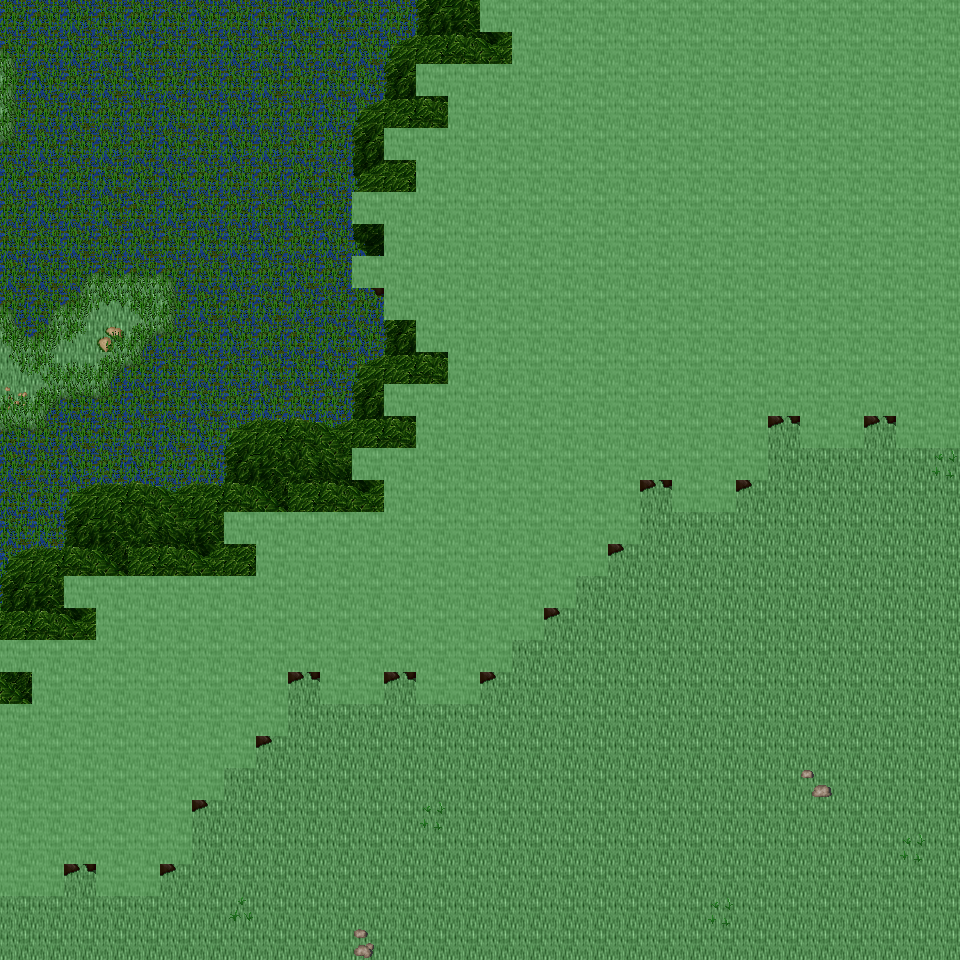

Below is a game level as drawn by its tile map, then a one-line description and the .tmx that defines it (tile-layer data replaced by summaries):
An orthogonal 30x30 tile map with 32x32 px tiles, 6 tile layers (Ground, Object, Object2, Above, ...), 31 tilesets and 6 objects (6x mapExit).

<map version="1.0" orientation="orthogonal" renderorder="right-down" width="30" height="30" tilewidth="32" tileheight="32" nextobjectid="7">
  <tileset firstgid="1" name="tileset_ground_ground" tilewidth="32" tileheight="32" tilecount="33" columns="3">
    <image source="../drawable/tileset_ground_ground.png" width="96" height="352" />
  </tileset>
  <tileset firstgid="34" name="tileset_plant_flower_daisy_white" tilewidth="32" tileheight="32" tilecount="8" columns="2">
    <image source="../drawable/tileset_plant_flower_daisy_white.png" width="64" height="128" />
  </tileset>
  <tileset firstgid="42" name="tileset_ground_grass_edges" tilewidth="32" tileheight="32" tilecount="36" columns="12">
    <image source="../drawable/tileset_ground_grass_edges.png" width="384" height="96" />
  </tileset>
  <tileset firstgid="78" name="tileset_ground_grass_corners" tilewidth="32" tileheight="32" tilecount="24" columns="6">
    <image source="../drawable/tileset_ground_grass_corners.png" width="192" height="128" />
  </tileset>
  <tileset firstgid="102" name="tileset_plant_grasses" tilewidth="32" tileheight="32" tilecount="6" columns="3">
    <image source="../drawable/tileset_plant_grasses.png" width="96" height="64" />
  </tileset>
  <tileset firstgid="108" name="tileset_ground_rock_pebbles" tilewidth="32" tileheight="32" tilecount="3" columns="1">
    <image source="../drawable/tileset_ground_rock_pebbles.png" width="32" height="96" />
  </tileset>
  <tileset firstgid="111" name="tileset_ground_earth_edges" tilewidth="32" tileheight="32" tilecount="18" columns="6">
    <image source="../drawable/tileset_ground_earth_edges.png" width="192" height="96" />
  </tileset>
  <tileset firstgid="129" name="tileset_item_corpse_skull_pale" tilewidth="32" tileheight="32" tilecount="2" columns="2">
    <image source="../drawable/tileset_item_corpse_skull_pale.png" width="64" height="32" />
  </tileset>
  <tileset firstgid="131" name="tileset_logic_creature_undead" tilewidth="32" tileheight="32" tilecount="16" columns="8">
    <image source="../drawable/tileset_logic_creature_undead.png" width="256" height="64" />
  </tileset>
  <tileset firstgid="147" name="tileset_logic_collision" tilewidth="32" tileheight="32" tilecount="1" columns="1">
    <image source="../drawable/tileset_logic_collision.png" width="32" height="32" />
  </tileset>
  <tileset firstgid="148" name="tileset_logic_creature_undead_fallen" tilewidth="32" tileheight="32" tilecount="16" columns="8">
    <image source="../drawable/tileset_logic_creature_undead_fallen.png" width="256" height="64" />
  </tileset>
  <tileset firstgid="164" name="tileset_ground_water_swamp_water" tilewidth="32" tileheight="32" tilecount="33" columns="3">
    <image source="../drawable/tileset_ground_water_swamp_water.png" width="96" height="352" />
  </tileset>
  <tileset firstgid="197" name="tileset_plant_tree_tree_darkgreen" tilewidth="32" tileheight="32" tilecount="88" columns="8">
    <image source="../drawable/tileset_plant_tree_tree_darkgreen.png" width="256" height="352" />
  </tileset>
  <tileset firstgid="285" name="tileset_building_death_tower" tilewidth="32" tileheight="32" tilecount="252" columns="9">
    <image source="../drawable/tileset_building_death_tower.png" width="288" height="896" />
  </tileset>
  <tileset firstgid="537" name="tileset_ground_ridge_earth_dark" tilewidth="32" tileheight="32" tilecount="96" columns="12">
    <image source="../drawable/tileset_ground_ridge_earth_dark.png" width="384" height="256" />
  </tileset>
  <tileset firstgid="633" name="tileset_plant_tree_dead_tree_2" tilewidth="32" tileheight="32" tilecount="20" columns="4">
    <image source="../drawable/tileset_plant_tree_dead_tree_2.png" width="128" height="160" />
  </tileset>
  <tileset firstgid="653" name="tileset_item_corpse_swamp_sunken" tilewidth="32" tileheight="32" tilecount="32" columns="8">
    <image source="../drawable/tileset_item_corpse_swamp_sunken.png" width="256" height="128" />
  </tileset>
  <tileset firstgid="685" name="tileset_plant_grasses_swamp" tilewidth="32" tileheight="32" tilecount="42" columns="6">
    <image source="../drawable/tileset_plant_grasses_swamp.png" width="192" height="224" />
  </tileset>
  <tileset firstgid="727" name="tileset_plant_tree_dead_tree_3" tilewidth="32" tileheight="32" tilecount="16" columns="4">
    <image source="../drawable/tileset_plant_tree_dead_tree_3.png" width="128" height="128" />
  </tileset>
  <tileset firstgid="743" name="tileset_plant_stump_hollow_logs" tilewidth="32" tileheight="32" tilecount="6" columns="3">
    <image source="../drawable/tileset_plant_stump_hollow_logs.png" width="96" height="64" />
  </tileset>
  <tileset firstgid="749" name="tileset_ground_rock_rocks" tilewidth="32" tileheight="32" tilecount="4" columns="2">
    <image source="../drawable/tileset_ground_rock_rocks.png" width="64" height="64" />
  </tileset>
  <tileset firstgid="753" name="tileset_ground_rock_rocks_3" tilewidth="32" tileheight="32" tilecount="16" columns="4">
    <image source="../drawable/tileset_ground_rock_rocks_3.png" width="128" height="128" />
  </tileset>
  <tileset firstgid="769" name="tileset_item_corpse_skeleton" tilewidth="32" tileheight="32" tilecount="4" columns="2">
    <image source="../drawable/tileset_item_corpse_skeleton.png" width="64" height="64" />
  </tileset>
  <tileset firstgid="773" name="tileset_item_gothic_skull_post" tilewidth="32" tileheight="32" tilecount="2" columns="1">
    <image source="../drawable/tileset_item_gothic_skull_post.png" width="32" height="64" />
  </tileset>
  <tileset firstgid="775" name="tileset_item_statue_skullpedestal" tilewidth="32" tileheight="32" tilecount="2" columns="1">
    <image source="../drawable/tileset_item_statue_skullpedestal.png" width="32" height="64" />
  </tileset>
  <tileset firstgid="777" name="tileset_building_entrance_int_broken_bars" tilewidth="32" tileheight="32" tilecount="2" columns="1">
    <image source="../drawable/tileset_building_entrance_int_broken_bars.png" width="32" height="64" />
  </tileset>
  <tileset firstgid="779" name="tileset_ground_slate_tiles" tilewidth="32" tileheight="32" tilecount="15" columns="5">
    <image source="../drawable/tileset_ground_slate_tiles.png" width="160" height="96" />
  </tileset>
  <tileset firstgid="794" name="tileset_logic_portal" tilewidth="32" tileheight="32" tilecount="24" columns="8">
    <image source="../drawable/tileset_logic_portal.png" width="256" height="96" />
  </tileset>
  <tileset firstgid="818" name="tileset_logic_creature_undead_skeleton" tilewidth="32" tileheight="32" tilecount="6" columns="6">
    <image source="../drawable/tileset_logic_creature_undead_skeleton.png" width="192" height="32" />
  </tileset>
  <tileset firstgid="824" name="tileset_logic_creature_undead_specter" tilewidth="32" tileheight="32" tilecount="6" columns="6">
    <image source="../drawable/tileset_logic_creature_undead_specter.png" width="192" height="32" />
  </tileset>
  <tileset firstgid="830" name="tileset_logic_creature_undead_zombie" tilewidth="32" tileheight="32" tilecount="5" columns="5">
    <image source="../drawable/tileset_logic_creature_undead_zombie.png" width="160" height="32" />
  </tileset>
  <layer name="Ground" width="30" height="30">
    <data>[900 cells, 900 non-empty, 14 distinct tile ids]</data>
  </layer>
  <layer name="Object" width="30" height="30">
    <data>[900 cells, 418 non-empty, 25 distinct tile ids]</data>
  </layer>
  <layer name="Object2" width="30" height="30">
    <data>[900 cells, 252 non-empty, 23 distinct tile ids]</data>
  </layer>
  <layer name="Above" width="30" height="30">
    <data>[900 cells, 377 non-empty, 15 distinct tile ids]</data>
  </layer>
  <layer name="Above2" width="30" height="30">
    <data>[900 cells, 158 non-empty, 8 distinct tile ids]</data>
  </layer>
  <layer name="Walkable" width="30" height="30">
    <data>[900 cells, 382 non-empty, 1 distinct tile ids]</data>
  </layer>
  <objectgroup name="MapEvents">
    <object id="1" name="north" type="mapExit" x="0" y="0" width="480" height="32">
      <properties>
        <property name="map" value="level_0_x207_y61" />
        <property name="x" value="0" />
        <property name="y" value="28" />
      </properties>
    </object>
    <object id="2" name="south" type="mapExit" x="0" y="928" width="960" height="32">
      <properties>
        <property name="map" value="level_0_x207_y63" />
        <property name="x" value="0" />
        <property name="y" value="1" />
      </properties>
    </object>
    <object id="3" name="west" type="mapExit" x="0" y="0" width="32" height="640">
      <properties>
        <property name="map" value="level_0_x206_y62" />
        <property name="x" value="28" />
        <property name="y" value="0" />
      </properties>
    </object>
    <object id="4" name="west2" type="mapExit" x="0" y="672" width="32" height="32">
      <properties>
        <property name="map" value="level_0_x206_y62" />
        <property name="x" value="28" />
        <property name="y" value="21" />
      </properties>
    </object>
    <object id="5" name="west3" type="mapExit" x="0" y="896" width="32" height="64">
      <properties>
        <property name="map" value="level_0_x206_y62" />
        <property name="x" value="28" />
        <property name="y" value="28" />
      </properties>
    </object>
    <object id="6" name="east" type="mapExit" x="928" y="448" width="32" height="512">
      <properties>
        <property name="map" value="level_0_x208_y62" />
        <property name="x" value="1" />
        <property name="y" value="14" />
      </properties>
    </object>
  </objectgroup>
</map>
